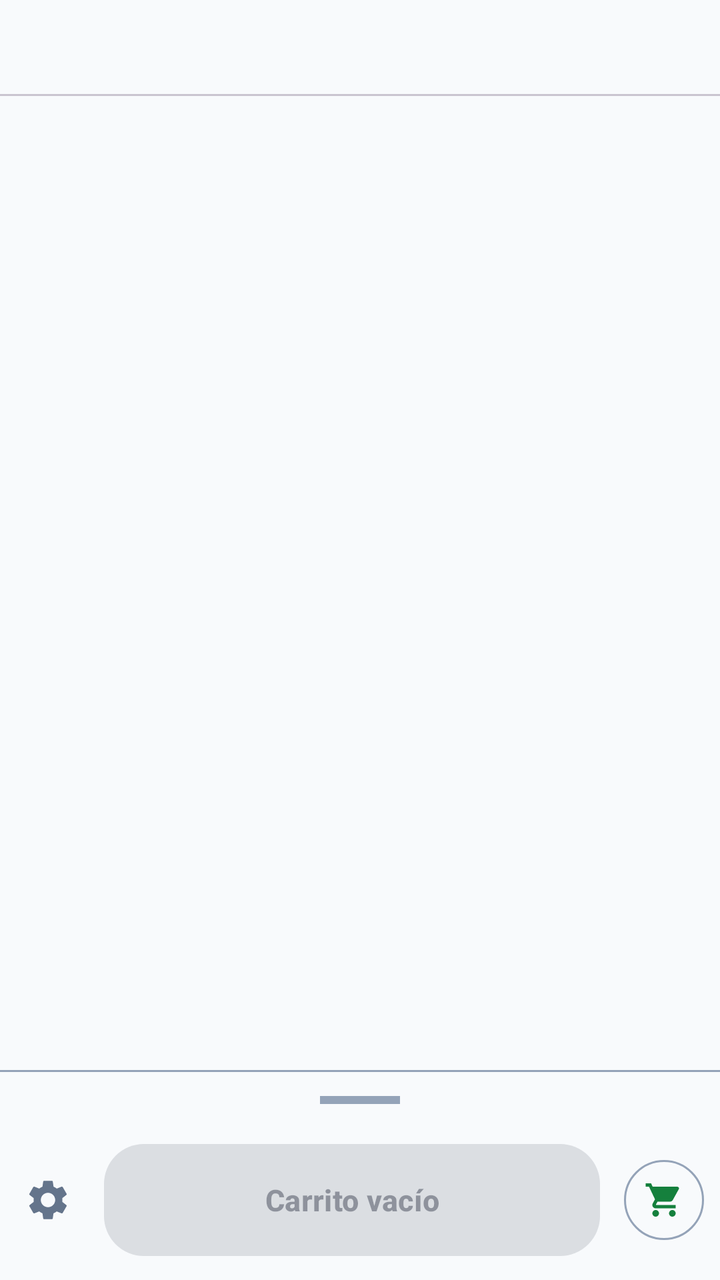
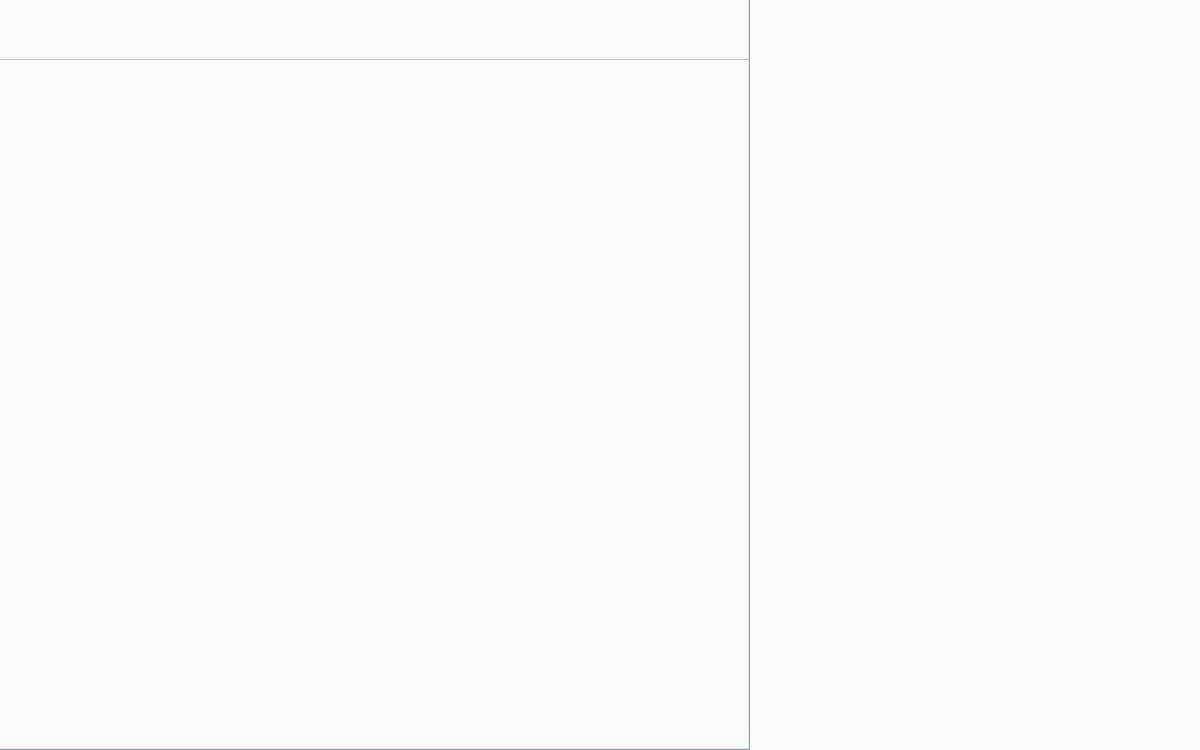

First picture: res/layout/ on a phone held upright. Second picture: the repository's own variant of that layout, on a device whose configuration matches the variant's folder. Source for both follows.
<!-- AndroidManifest.xml: application theme Theme.Entradas -->
<!-- res/layout/fragment_pos_dash.xml -->
<?xml version="1.0" encoding="utf-8"?>
<LinearLayout xmlns:android="http://schemas.android.com/apk/res/android"
    xmlns:app="http://schemas.android.com/apk/res-auto"
    android:orientation="vertical"
    android:layout_width="match_parent"
    android:layout_height="match_parent">

    <LinearLayout
        android:id="@+id/socioBar"
        android:orientation="horizontal"
        android:gravity="center"
        android:paddingTop="4dp"
        android:layout_width="match_parent"
        android:layout_height="wrap_content"
        android:visibility="gone">

        <TextView android:id="@+id/tvPosSocio"
            android:layout_width="wrap_content"
            android:layout_height="wrap_content"
            android:textAppearance="@style/TextAppearance.Entradas.Label" />
    </LinearLayout>

    <com.google.android.material.tabs.TabLayout
        android:id="@+id/tabCategorias"
        android:layout_width="match_parent"
        android:layout_height="wrap_content"
        android:minHeight="48dp"
        app:tabMode="scrollable"
        app:tabIndicatorColor="?attr/colorPrimary"
        app:tabSelectedTextColor="?attr/colorPrimary"
        app:tabTextAppearance="@style/TextAppearance.Entradas.Label" />

    <androidx.viewpager2.widget.ViewPager2
        android:id="@+id/vpCategorias"
        android:layout_width="match_parent"
        android:layout_height="0dp"
        android:layout_weight="1" />

    <View
        android:layout_width="match_parent"
        android:layout_height="1dp"
        android:background="?attr/colorOutline" />

    <LinearLayout
        android:id="@+id/dragStrip"
        android:orientation="vertical"
        android:gravity="center"
        android:layout_width="match_parent"
        android:layout_height="28dp">

        <View
            android:layout_width="40dp"
            android:layout_height="4dp"
            android:background="?attr/colorOutline" />
    </LinearLayout>

    <LinearLayout
        android:id="@+id/posBottomBar"
        android:orientation="horizontal"
        android:gravity="center_vertical"
        android:paddingStart="4dp"
        android:paddingEnd="4dp"
        android:paddingTop="4dp"
        android:paddingBottom="8dp"
        android:layout_width="match_parent"
        android:layout_height="wrap_content">

        <ImageButton android:id="@+id/btnPosConfig"
            android:layout_width="40dp"
            android:layout_height="40dp"
            android:padding="10dp"
            android:background="?attr/selectableItemBackgroundBorderless"
            android:src="@drawable/ic_settings"
            android:contentDescription="Configuración" />

        <com.google.android.material.button.MaterialButton android:id="@+id/btnPosPagar"
            style="@style/Widget.Entradas.Button.Cobro"
            android:layout_width="0dp"
            android:layout_height="wrap_content"
            android:layout_weight="1"
            android:layout_marginStart="8dp"
            android:layout_marginEnd="8dp"
            android:enabled="false"
            android:text="Carrito vacío" />

        <com.google.android.material.button.MaterialButton android:id="@+id/btnPosVerCarrito"
            style="?attr/materialIconButtonOutlinedStyle"
            android:layout_width="48dp"
            android:layout_height="48dp"
            android:contentDescription="Ver carrito"
            app:icon="@drawable/ic_cart" />
    </LinearLayout>

    
    <FrameLayout
        android:id="@+id/cartPanelContainer"
        android:layout_width="match_parent"
        android:layout_height="wrap_content"
        android:visibility="gone" />

    <LinearLayout
        android:id="@+id/expandStrip"
        android:orientation="vertical"
        android:gravity="center"
        android:layout_width="match_parent"
        android:layout_height="wrap_content"
        android:visibility="gone">

        <com.google.android.material.button.MaterialButton android:id="@+id/btnExpandCart"
            style="@style/Widget.Entradas.Button.Neutral"
            android:layout_width="wrap_content"
            android:layout_height="wrap_content"
            android:text="← Carrito" />
    </LinearLayout>

    
    <FrameLayout
        android:id="@+id/sideCartHost"
        android:layout_width="match_parent"
        android:layout_height="wrap_content"
        android:visibility="gone" />

    <LinearLayout
        android:id="@+id/sideExpandStrip"
        android:orientation="vertical"
        android:gravity="center"
        android:layout_width="match_parent"
        android:layout_height="wrap_content"
        android:visibility="gone">

        <com.google.android.material.button.MaterialButton android:id="@+id/btnSideExpand"
            style="?attr/materialIconButtonOutlinedStyle"
            android:layout_width="48dp"
            android:layout_height="48dp"
            android:text="‹"
            android:contentDescription="Mostrar carrito" />
    </LinearLayout>
</LinearLayout>
<!-- resources referenced by this layout -->
<resources>
  <!-- drawable ic_cart (drawable) -->
  <vector xmlns:android="http://schemas.android.com/apk/res/android"
      android:width="24dp"
      android:height="24dp"
      android:viewportWidth="24"
      android:viewportHeight="24"
      android:tint="?attr/colorOnSurfaceVariant">
      <path
          android:fillColor="@android:color/white"
          android:pathData="M7,18c-1.1,0 -1.99,0.9 -1.99,2S5.9,22 7,22s2,-0.9 2,-2 -0.9,-2 -2,-2zM1,2v2h2l3.6,7.59 -1.35,2.45c-0.16,0.28 -0.25,0.61 -0.25,0.96 0,1.1 0.9,2 2,2h12v-2H7.42c-0.14,0 -0.25,-0.11 -0.25,-0.25l0.03,-0.12 0.9,-1.63h7.45c0.75,0 1.41,-0.41 1.75,-1.03l3.58,-6.49c0.08,-0.13 0.12,-0.28 0.12,-0.44 0,-0.55 -0.45,-1 -1,-1H5.21l-0.94,-2H1zM17,18c-1.1,0 -1.99,0.9 -1.99,2s0.89,2 1.99,2 2,-0.9 2,-2 -0.9,-2 -2,-2z" />
  </vector>
  <!-- drawable ic_settings (drawable) -->
  <vector xmlns:android="http://schemas.android.com/apk/res/android"
      android:width="24dp" android:height="24dp"
      android:viewportWidth="24" android:viewportHeight="24">
      <path
          android:fillColor="#64748B"
          android:pathData="M19.14,12.94c0.04,-0.3 0.06,-0.61 0.06,-0.94c0,-0.33 -0.02,-0.64 -0.06,-0.94l2.03,-1.58c0.18,-0.14 0.23,-0.41 0.12,-0.61l-1.92,-3.32c-0.12,-0.22 -0.37,-0.29 -0.59,-0.22l-2.39,0.96c-0.5,-0.38 -1.03,-0.7 -1.62,-0.94L14.4,2.81c-0.04,-0.24 -0.24,-0.41 -0.5,-0.41h-3.8c-0.27,0 -0.46,0.17 -0.5,0.41L9.23,5.35c-0.59,0.24 -1.13,0.57 -1.62,0.94l-2.39,-0.96c-0.22,-0.08 -0.47,0 -0.59,0.22L2.71,8.87c-0.11,0.2 -0.06,0.47 0.12,0.61l2.03,1.58C4.82,11.36 4.8,11.67 4.8,12s0.02,0.64 0.06,0.94l-2.03,1.58c-0.18,0.14 -0.23,0.41 -0.12,0.61l1.92,3.32c0.12,0.22 0.37,0.29 0.59,0.22l2.39,-0.96c0.5,0.38 1.03,0.7 1.62,0.94l0.36,2.54c0.05,0.24 0.24,0.41 0.5,0.41h3.8c0.27,0 0.46,-0.17 0.5,-0.41l0.36,-2.54c0.59,-0.24 1.13,-0.56 1.62,-0.94l2.39,0.96c0.22,0.08 0.47,0 0.59,-0.22l1.92,-3.32c0.11,-0.2 0.06,-0.47 -0.12,-0.61L19.14,12.94zM12,15.6c-1.98,0 -3.6,-1.62 -3.6,-3.6s1.62,-3.6 3.6,-3.6s3.6,1.62 3.6,3.6S13.98,15.6 12,15.6z" />
  </vector>
  <style name="TextAppearance.Entradas.Label" parent="TextAppearance.Material3.LabelLarge">
          <item name="android:fontFamily">sans-serif-medium</item>
      </style>
  <style name="Widget.Entradas.Button.Cobro" parent="Widget.Material3.Button">
          <item name="android:minHeight">64dp</item>
          <item name="android:textSize">15sp</item>
          <item name="cornerRadius">20dp</item>
          <item name="iconSize">24dp</item>
          <item name="iconTint">@color/cobro_on</item>
          <item name="android:textStyle">bold</item>
      </style>
  <style name="Widget.Entradas.Button.Neutral" parent="Widget.Material3.Button.TonalButton">
          <item name="android:minHeight">52dp</item>
          <item name="android:textSize">15sp</item>
          <item name="cornerRadius">14dp</item>
      </style>
  <color name="cobro_on">#FFFFFF</color>
  <color name="primary">#15803D</color>
  <color name="on_primary">#FFFFFF</color>
  <color name="primary_container">#BBF7D0</color>
  <color name="on_primary_container">#052E16</color>
  <color name="secondary">#475569</color>
  <color name="on_secondary">#FFFFFF</color>
  <color name="secondary_container">#E2E8F0</color>
  <color name="on_secondary_container">#0F172A</color>
  <color name="tertiary">#B45309</color>
  <color name="on_tertiary">#FFFFFF</color>
  <color name="tertiary_container">#FDE68A</color>
  <color name="on_tertiary_container">#451A03</color>
  <color name="error">#B3261E</color>
  <color name="on_error">#FFFFFF</color>
  <color name="error_container">#F9DEDC</color>
  <color name="on_error_container">#410E0B</color>
  <color name="background">#F8FAFC</color>
  <color name="surface">#F8FAFC</color>
  <color name="on_surface">#0F172A</color>
  <color name="surface_variant">#E2E8F0</color>
  <color name="on_surface_variant">#475569</color>
  <color name="outline">#94A3B8</color>
  <style name="Widget.Entradas.Button" parent="Widget.Material3.Button" />
  <!-- some entries are left out for length -->
</resources>
<!-- res/layout-sw600dp-land/fragment_pos_dash.xml (the repository's variant of the layout above) -->
<!-- drawn on a 7-inch tablet turned sideways -->
<?xml version="1.0" encoding="utf-8"?>
<LinearLayout xmlns:android="http://schemas.android.com/apk/res/android"
    xmlns:app="http://schemas.android.com/apk/res-auto"
    android:orientation="horizontal"
    android:layout_width="match_parent"
    android:layout_height="match_parent">

    <LinearLayout
        android:orientation="vertical"
        android:layout_width="0dp"
        android:layout_height="match_parent"
        android:layout_weight="1">

        <LinearLayout
            android:id="@+id/socioBar"
            android:orientation="horizontal"
            android:gravity="center"
            android:paddingTop="4dp"
            android:layout_width="match_parent"
            android:layout_height="wrap_content"
            android:visibility="gone">

            <TextView android:id="@+id/tvPosSocio"
                android:layout_width="wrap_content"
                android:layout_height="wrap_content"
                android:textAppearance="@style/TextAppearance.Entradas.Label" />
        </LinearLayout>

        <com.google.android.material.tabs.TabLayout
            android:id="@+id/tabCategorias"
            android:layout_width="match_parent"
            android:layout_height="wrap_content"
            android:minHeight="48dp"
            app:tabMode="scrollable"
            app:tabIndicatorColor="?attr/colorPrimary"
            app:tabSelectedTextColor="?attr/colorPrimary"
            app:tabTextAppearance="@style/TextAppearance.Entradas.Label" />

        <androidx.viewpager2.widget.ViewPager2
            android:id="@+id/vpCategorias"
            android:layout_width="match_parent"
            android:layout_height="0dp"
            android:layout_weight="1" />

        <View
            android:layout_width="match_parent"
            android:layout_height="1dp"
            android:background="?attr/colorOutline" />

        <LinearLayout
            android:id="@+id/dragStrip"
            android:orientation="vertical"
            android:gravity="center"
            android:layout_width="match_parent"
            android:layout_height="wrap_content"
            android:visibility="gone" />

        <LinearLayout
            android:id="@+id/posBottomBar"
            android:orientation="horizontal"
            android:gravity="center_vertical"
            android:paddingStart="4dp"
            android:paddingEnd="4dp"
            android:paddingTop="4dp"
            android:paddingBottom="8dp"
            android:layout_width="match_parent"
            android:layout_height="wrap_content"
            android:visibility="gone">

            <ImageButton android:id="@+id/btnPosConfig"
                android:layout_width="40dp"
                android:layout_height="40dp"
                android:padding="10dp"
                android:background="?attr/selectableItemBackgroundBorderless"
                android:src="@drawable/ic_settings"
                android:contentDescription="Configuración" />

            <com.google.android.material.button.MaterialButton android:id="@+id/btnPosPagar"
                style="@style/Widget.Entradas.Button.Cobro"
                android:layout_width="0dp"
                android:layout_height="wrap_content"
                android:layout_weight="1"
                android:layout_marginStart="8dp"
                android:layout_marginEnd="8dp"
                android:enabled="false"
                android:text="Carrito vacío" />

            <com.google.android.material.button.MaterialButton android:id="@+id/btnPosVerCarrito"
                style="?attr/materialIconButtonOutlinedStyle"
                android:layout_width="48dp"
                android:layout_height="48dp"
                android:contentDescription="Ver carrito"
                app:icon="@drawable/ic_cart" />
        </LinearLayout>

        <FrameLayout
            android:id="@+id/cartPanelContainer"
            android:layout_width="match_parent"
            android:layout_height="wrap_content"
            android:visibility="gone" />

        <LinearLayout
            android:id="@+id/expandStrip"
            android:orientation="vertical"
            android:gravity="center"
            android:layout_width="match_parent"
            android:layout_height="wrap_content"
            android:visibility="gone">

            <com.google.android.material.button.MaterialButton android:id="@+id/btnExpandCart"
                style="@style/Widget.Entradas.Button.Neutral"
                android:layout_width="wrap_content"
                android:layout_height="wrap_content"
                android:text="← Carrito" />
        </LinearLayout>
    </LinearLayout>

    <View
        android:layout_width="1dp"
        android:layout_height="match_parent"
        android:background="?attr/colorOutline" />

    <FrameLayout
        android:id="@+id/sideCartHost"
        android:layout_width="360dp"
        android:layout_height="match_parent" />

    <LinearLayout
        android:id="@+id/sideExpandStrip"
        android:orientation="vertical"
        android:gravity="center"
        android:layout_width="56dp"
        android:layout_height="match_parent"
        android:visibility="gone">

        <com.google.android.material.button.MaterialButton android:id="@+id/btnSideExpand"
            style="?attr/materialIconButtonOutlinedStyle"
            android:layout_width="48dp"
            android:layout_height="48dp"
            android:text="‹"
            android:contentDescription="Mostrar carrito" />
    </LinearLayout>
</LinearLayout>
